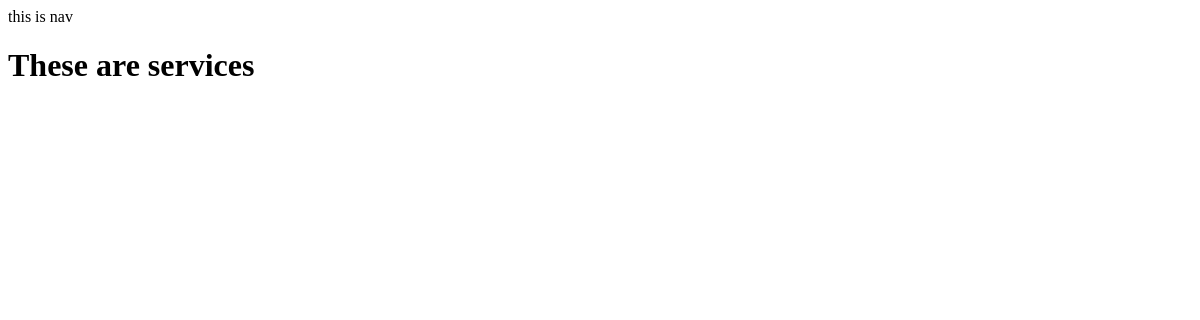
/services/, run on an earlier commit of the app's database.
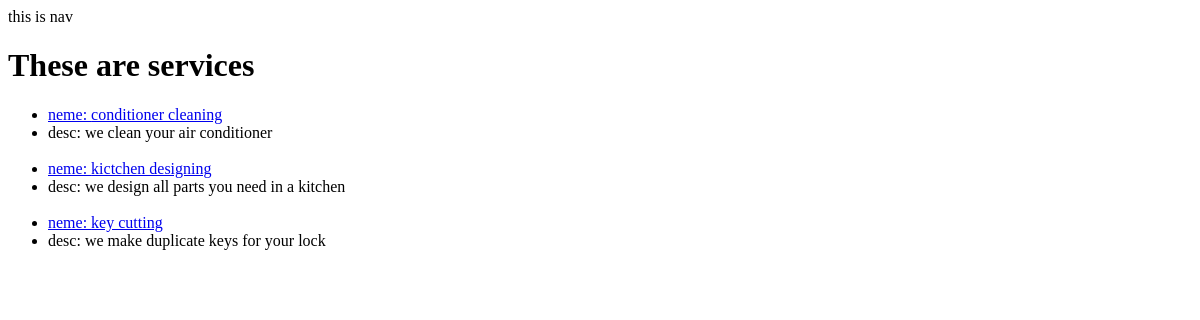
And on a later commit of the database.
### services/models.py (models this page shows, shortened)
class Service(models.Model):
    name = models.CharField(max_length=40)
    description = models.TextField()
    price_hr = models.DecimalField(decimal_places=2, max_digits=100)
    choices = (
        ('Air Conditioner', 'Air Conditioner'),
        ('Carpentry', 'Carpentry'),
        ('Electricity', 'Electricity'),
        ('Gardening', 'Gardening'),
        ('Home Machines', 'Home Machines'),
        ('House Keeping', 'House Keeping'),
        ('Interior Design', 'Interior Design'),
        ('Locks', 'Locks'),
        ('Painting', 'Painting'),
        ('Plumbing', 'Plumbing'),
        ('Water Heaters', 'Water Heaters'),
    )
    field = models.CharField(max_length=30, blank=False, null=False, default="", choices=choices)
    date = models.DateTimeField(auto_now=True, null=False)
    id = models.UUIDField(default=uuid.uuid4, unique=True, primary_key=True, editable=False)

### services/views.py (the view)
# urls.py: path("", v.service_list, name="service_list"),
def service_list(request):
    services = Service.objects.all()
    context = {
        "services" : services
    }
    return render(request, 'services/services.html', context)

### services/templates/services/services.html
{% extends 'main/base.html' %}
{% block content %}
<h1>These are services</h1>
<ul>
    {% for service in services %}
    <li> <a href="{% url 'index' service.id %}">neme: {{service.name}}</a></li>
    <li>desc: {{service.description}}</li><br>
    {% endfor %}
</ul>
{% endblock content %}

### main/templates/main/base.html (shortened to what this page needs)
<!DOCTYPE html>
<html lang="en">
<head>
</head>
<body>
    {% include 'main/nav.html' %}
    {% block content %}
    {% endblock content %}
</body>
</html>

### main/templates/main/nav.html
<nav>
    this is nav
</nav>

What changed in the data, as far as the page shows it:
added Service: name "conditioner cleaning", description "we clean your air conditioner"
added Service: name "kictchen designing", description "we design all parts you need in a kitchen"
added Service: name "key cutting", description "we make duplicate keys for your lock"
